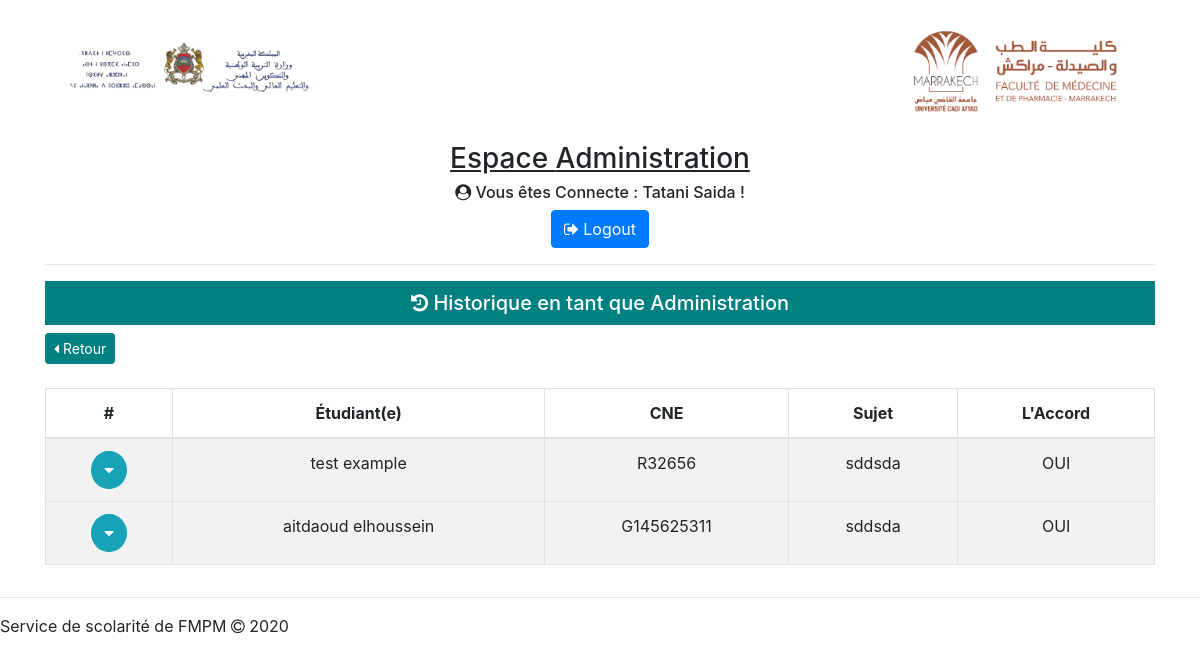
Screenshot of /historique.php?who=4 (signed in) with the database file from the repository.
### tables this page shows
CREATE TABLE `soutenance` (
  `soutenance_id` int(11) NOT NULL,
  `date_depot_sujet` date NOT NULL,
  `directeur` int(11) NOT NULL,
  `intitule_these` varchar(126) NOT NULL,
  `nature_these` varchar(126) NOT NULL,
  `materiel_d_etude_et_echantillioannage` varchar(255) NOT NULL,
  `duree_d_etude` varchar(100) NOT NULL,
  `lieu_d_etude` varchar(255) NOT NULL,
  `objectif_d_etude` varchar(1024) NOT NULL,
  `mots_cles` varchar(1024) NOT NULL,
  `president` int(11) NOT NULL,
  `jury1` int(11) NOT NULL,
  `jury2` int(11) NOT NULL,
  `jury3` int(11) NOT NULL,
  `jury4` int(11) DEFAULT NULL,
  `etudiant` varchar(15) NOT NULL,
  `creneau` int(11) DEFAULT NULL,
  `etat` tinyint(4) NOT NULL,
  `motif` varchar(600) DEFAULT NULL
);

CREATE TABLE `etudiant` (
  `CNE` varchar(15) NOT NULL,
  `nom` varchar(20) NOT NULL,
  `prenom` varchar(20) NOT NULL,
  `email` varchar(50) NOT NULL,
  `no_apoge` int(11) NOT NULL
);

### historique.php (the view, shortened to what this page needs)
<?php
require_once('database_connect.php');
$who = $_GET['who'];
if (!empty($_SESSION['noProf'])) {
    $id = $_SESSION['noProf'];
    if ($who == 1) {
        $titre = "Directeur";
        $query = "SELECT * FROM soutenance WHERE  directeur = $id AND etat >=3 or etat <= -3";
    } elseif ($who == 2) {
        $titre = "Président";
        $query = "SELECT * FROM soutenance WHERE president = $id AND etat >=4 or etat <= -4";
    } else header('location: index.php');
} elseif (!empty($_SESSION['comite']) && $who == 3) {
    $titre = "Comité du thèse | Validation du membres de jury .";
    $query = "SELECT * FROM soutenance WHERE etat >=2 or etat <= -2";
} elseif (!empty($_SESSION['num']) && $who == 4) {
    $titre = "Administration";
    $query = "SELECT * FROM soutenance WHERE etat >=1 or etat <= -1";
} else header('location: index.php');
?>
<!DOCTYPE html>
<html lang="en">
<head>
    <link rel="stylesheet" href="https://maxcdn.bootstrapcdn.com/bootstrap/4.0.0/css/bootstrap.min.css" />
    <link rel="stylesheet" href="https://stackpath.bootstrapcdn.com/font-awesome/4.7.0/css/font-awesome.min.css" />
    <link rel="stylesheet" href="style.css" />
</head>
<body>
    <header class="backk">
        <div class="container">
            <div class="row">
                <div class="col-md-6">
                    <img style="float: left" src="assets/img/minstere.png" alt="Ministere LOGO" width="50%" />
                </div>
                <div class="col-md-6">
                    <img style="float: right" src="assets/img/FMPM.png" alt="FMPM Logo" width="50%" />
                </div>
            </div>
        </div>
    </header>
    <section>
        <div class="container">
            <div class="row">
                <div class="col-md-12 title">
                    <h3><u>Espace <?php echo $titre ?> </u></h3>
                    <?php if (isset($_SESSION['noProf']) || isset($_SESSION['num']) || isset($_SESSION['comite'])) : ?>
                        <h6><i class="fa fa-user-circle" aria-hidden="true"></i>
                            Vous êtes Connecte : <?php echo $_SESSION['nom'] . " " . $_SESSION['prenom'] ?> !</h6>
                        <p><a href="logout.php" class="btn btn-primary" role="button">
                                <i class="fa fa-sign-out" aria-hidden="true"></i> Logout</a></p>
                    <?php endif ?>
                    <hr>
                </div>
            </div>
            <div class="row">
                <div class="col-md-12">
                    <h5 class="crenau">
                        <i class="fa fa-history" aria-hidden="true"></i> Historique en tant
                        que <?php echo $titre ?>
                    </h5>
                </div>
            </div>
            <div class="row">
                <div class="col-md-12">
                    <div class="row">
                        <div class="col-md-3">
                            <a class="btn btn-success btn-sm" href="prof.php" role="button">
                                <i class="fa fa-caret-left" aria-hidden="true"></i> Retour</a></div>
                        <div class="col-md-8"></div>
                    </div>
                    <br />
                    <table class="table table-hover table-striped table-bordered myTable table-responsive-xl " style="
    word-wrap: break-word;">
                        <thead>
                            <tr>
                                <th>#</th>
                                <th>Étudiant(e)</th>
                                <th>CNE</th>
                                <th>Sujet</th>
                                <th>L'Accord</th>
                            </tr>
                        </thead>
                        <tbody role="tablist" id="accordion-1">
                            <?php
                            $result = mysqli_query($db, $query);
                            while ($row = $result->fetch_assoc()) {
                            ?>
                                <tr id="row_<?php echo $row['soutenance_id'] ?>" role="tab">
                                    <td>
                                        <a data-toggle="collapse" aria-expanded="true" aria-controls="accordion-1 .item-<?php echo $row['soutenance_id'] ?>" class="btn btn-info rounded-circle" href="#accordion-1 .item-<?php echo $row['soutenance_id'] ?>"><i class="fa fa-caret-down"></i></a>
                                    </td>
                                    <td>
                                        <?php
                                        $cne = $row['etudiant'];
                                        $etu = "SELECT * FROM etudiant WHERE CNE = '$cne' ";
                                        $res = mysqli_query($db, $etu);
                                        while ($row1 = $res->fetch_assoc()) {
                                            echo $row1['nom'] . " " . $row1['prenom'];
                                        } ?>
                                    </td>
                                    <td> <?php echo $row['etudiant']; ?>
                                    </td>
                                    <td> <?php echo $row['intitule_these']; ?></td>
                                    <td>
                                        <?php
                                        switch ($who) {
                                            case 4:
                                                $etat = 1;
                                                break;
                                        }
                                        if ($row['etat'] >= $etat || $row['etat'] < (int)$etat * -1) {
                                            echo "OUI";
                                        } else if ($row['etat'] == (int)$etat * -1) {
                                            echo "NON";
                                        }
                                        ?>
                                    </td>
                                </tr>
                            <?php
                            } ?>
                        </tbody>
                    </table>
                </div>
            </div>
        </div>
    </section>
    <hr />
    <footer>
        <p>
            Service de scolarité de FMPM
            <i class="fa fa-copyright" aria-hidden="true"></i> 2020
        </p>
    </footer>
</body>
</html>

### style.css (style rules this page uses)
.title { text-align: center; }
.crenau { text-align: center; background-color: teal; color: white; padding: 10px; }
.btn-success { background-color: teal; color: white; border-color: teal; }
.myTable { text-align: center; }

### historique.php (style rules this page uses)
a { color: black; text-decoration: none; background-color: transparent; -webkit-text-decoration-skip: objects; }

### rows the page displays
soutenance: etudiant "R32656", intitule_these "sddsda", etat "OUI"
etudiant: nom "test", prenom "example"
soutenance: etudiant "G145625311", intitule_these "sddsda", etat "OUI"
etudiant: nom "aitdaoud", prenom "elhoussein"

### other values shown
$titre "Administration"
$_SESSION['nom'] "Tatani"
$_SESSION['prenom'] "Saida"
